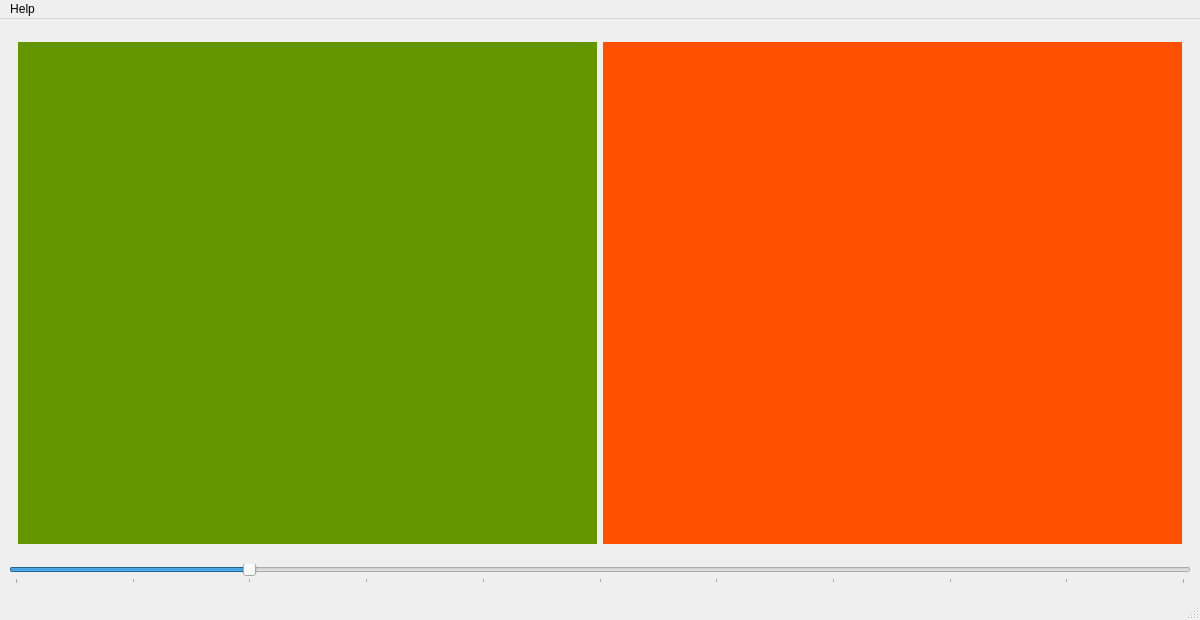
<?xml version="1.0" encoding="UTF-8"?>
<ui version="4.0">
 <class>MainWindow</class>
 <widget class="QMainWindow" name="MainWindow">
  <property name="geometry">
   <rect>
    <x>0</x>
    <y>0</y>
    <width>1200</width>
    <height>620</height>
   </rect>
  </property>
  <property name="sizePolicy">
   <sizepolicy hsizetype="Preferred" vsizetype="Fixed">
    <horstretch>0</horstretch>
    <verstretch>0</verstretch>
   </sizepolicy>
  </property>
  <property name="minimumSize">
   <size>
    <width>1200</width>
    <height>620</height>
   </size>
  </property>
  <property name="maximumSize">
   <size>
    <width>1200</width>
    <height>620</height>
   </size>
  </property>
  <property name="windowTitle">
   <string>MainWindow</string>
  </property>
  <widget class="QWidget" name="centralwidget">
   <layout class="QVBoxLayout" name="verticalLayout">
    <item>
     <widget class="QWidget" name="widget_2" native="true">
      <property name="sizePolicy">
       <sizepolicy hsizetype="Expanding" vsizetype="Fixed">
        <horstretch>0</horstretch>
        <verstretch>0</verstretch>
       </sizepolicy>
      </property>
      <property name="minimumSize">
       <size>
        <width>0</width>
        <height>520</height>
       </size>
      </property>
      <layout class="QHBoxLayout" name="horizontalLayout_2">
       <item>
        <widget class="Julia_Widget" name="julia" native="true">
         <property name="minimumSize">
          <size>
           <width>500</width>
           <height>500</height>
          </size>
         </property>
         <property name="mouseTracking">
          <bool>true</bool>
         </property>
         <property name="focusPolicy">
          <enum>Qt::ClickFocus</enum>
         </property>
         <property name="styleSheet">
          <string notr="true">background-color: rgb(100, 150, 0);</string>
         </property>
        </widget>
       </item>
       <item>
        <widget class="MB_Widget2" name="mandelbrot_widget" native="true">
         <property name="sizePolicy">
          <sizepolicy hsizetype="Preferred" vsizetype="Preferred">
           <horstretch>0</horstretch>
           <verstretch>0</verstretch>
          </sizepolicy>
         </property>
         <property name="minimumSize">
          <size>
           <width>500</width>
           <height>500</height>
          </size>
         </property>
         <property name="focusPolicy">
          <enum>Qt::ClickFocus</enum>
         </property>
         <property name="styleSheet">
          <string notr="true">background-color: rgb(255, 80, 0);</string>
         </property>
        </widget>
       </item>
      </layout>
     </widget>
    </item>
    <item>
     <widget class="QSlider" name="horizontalSlider">
      <property name="sizePolicy">
       <sizepolicy hsizetype="Expanding" vsizetype="Fixed">
        <horstretch>0</horstretch>
        <verstretch>0</verstretch>
       </sizepolicy>
      </property>
      <property name="focusPolicy">
       <enum>Qt::ClickFocus</enum>
      </property>
      <property name="maximum">
       <number>100</number>
      </property>
      <property name="singleStep">
       <number>1</number>
      </property>
      <property name="value">
       <number>20</number>
      </property>
      <property name="tracking">
       <bool>true</bool>
      </property>
      <property name="orientation">
       <enum>Qt::Horizontal</enum>
      </property>
      <property name="tickPosition">
       <enum>QSlider::TicksBelow</enum>
      </property>
      <property name="tickInterval">
       <number>10</number>
      </property>
     </widget>
    </item>
   </layout>
  </widget>
  <widget class="QMenuBar" name="menubar">
   <property name="geometry">
    <rect>
     <x>0</x>
     <y>0</y>
     <width>1200</width>
     <height>26</height>
    </rect>
   </property>
   <widget class="QMenu" name="menuHelp">
    <property name="title">
     <string>Help</string>
    </property>
    <addaction name="actionTutorial"/>
    <addaction name="actionAbout"/>
    <addaction name="actionExit"/>
   </widget>
   <addaction name="menuHelp"/>
  </widget>
  <widget class="QStatusBar" name="statusbar"/>
  <action name="actionAbout">
   <property name="text">
    <string>About</string>
   </property>
  </action>
  <action name="actionTutorial">
   <property name="text">
    <string>Tutorial</string>
   </property>
  </action>
  <action name="actionExit">
   <property name="text">
    <string>Exit</string>
   </property>
  </action>
 </widget>
 <customwidgets>
  <customwidget>
   <class>MB_Widget2</class>
   <extends>QWidget</extends>
   <header location="global">mb_widget2.h</header>
   <container>1</container>
  </customwidget>
  <customwidget>
   <class>Julia_Widget</class>
   <extends>QWidget</extends>
   <header location="global">julia_widget.h</header>
   <container>1</container>
  </customwidget>
 </customwidgets>
 <resources/>
 <connections/>
</ui>
